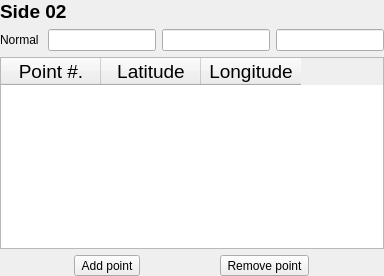
             <widget class="QWidget" name="Pg1_BB_Side02">
              <layout class="QVBoxLayout" name="verticalLayout_18">
               <property name="leftMargin">
                <number>0</number>
               </property>
               <property name="topMargin">
                <number>0</number>
               </property>
               <property name="rightMargin">
                <number>0</number>
               </property>
               <property name="bottomMargin">
                <number>0</number>
               </property>
               <item>
                <widget class="QLabel" name="Lbl_BB_S02H2">
                 <property name="font">
                  <font>
                   <pointsize>14</pointsize>
                   <weight>75</weight>
                   <bold>true</bold>
                  </font>
                 </property>
                 <property name="text">
                  <string>&lt;html&gt;&lt;head/&gt;&lt;body&gt;&lt;p&gt;Side 02&lt;/p&gt;&lt;/body&gt;&lt;/html&gt;</string>
                 </property>
                </widget>
               </item>
               <item>
                <layout class="QHBoxLayout" name="HLY_BB_S02Normal">
                 <item>
                  <widget class="QLabel" name="Lbl_BB_S02Normal">
                   <property name="text">
                    <string>Normal </string>
                   </property>
                  </widget>
                 </item>
                 <item>
                  <widget class="QLineEdit" name="Led_BB_S01Nx"/>
                 </item>
                 <item>
                  <widget class="QLineEdit" name="Led_BB_S01Ny"/>
                 </item>
                 <item>
                  <widget class="QLineEdit" name="Led_BB_S01Nz"/>
                 </item>
                </layout>
               </item>
               <item>
                <widget class="QTableWidget" name="Tbl_BB_S02IntePt">
                 <property name="font">
                  <font>
                   <pointsize>14</pointsize>
                  </font>
                 </property>
                 <column>
                  <property name="text">
                   <string>Point #.</string>
                  </property>
                 </column>
                 <column>
                  <property name="text">
                   <string>Latitude</string>
                  </property>
                 </column>
                 <column>
                  <property name="text">
                   <string>Longitude</string>
                  </property>
                 </column>
                </widget>
               </item>
               <item>
                <layout class="QHBoxLayout" name="HLY_BB_S02AddPt">
                 <item>
                  <widget class="QToolButton" name="Btn_BB_S02AddPt">
                   <property name="text">
                    <string>Add point</string>
                   </property>
                  </widget>
                 </item>
                 <item>
                  <widget class="QToolButton" name="Btn_BB_S02RemPt">
                   <property name="text">
                    <string>Remove point</string>
                   </property>
                  </widget>
                 </item>
                </layout>
               </item>
              </layout>
             </widget>
